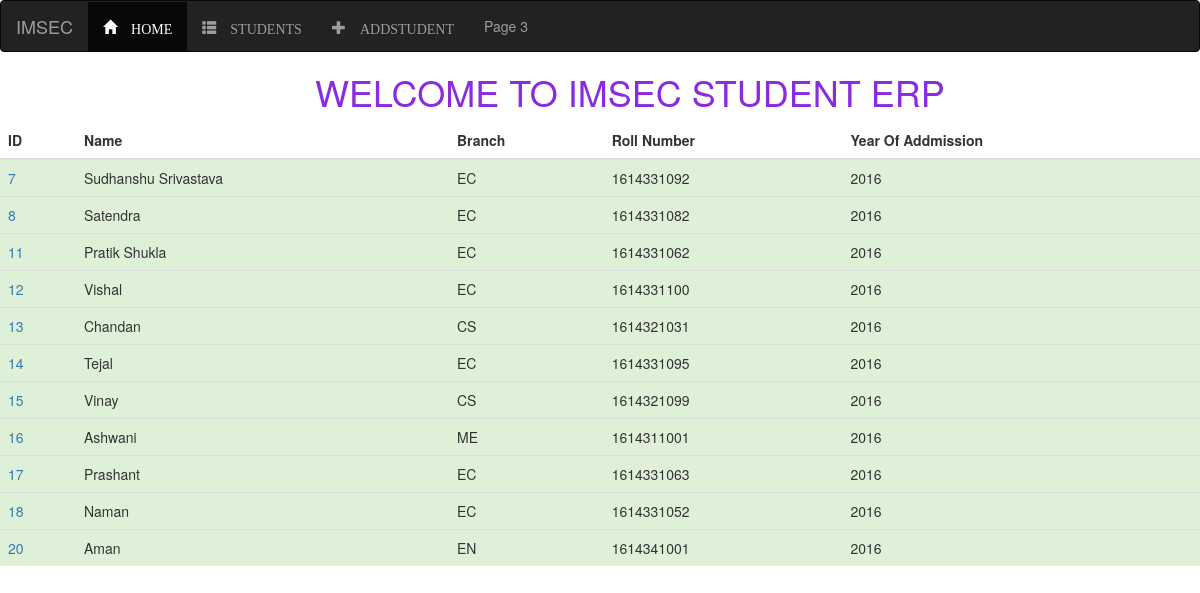
/student/GetAllStudents, run on the app's committed database.
### Student_Portal/models.py (models this page shows, shortened)
class Student(models.Model):
    name = models.CharField(max_length=100)
    branch = models.CharField(max_length=100)
    roll_no  = models.CharField(max_length=10)
    year_of_admissn = models.CharField(max_length=4)

### Student_Portal/views.py (the view)
# urls.py: path('GetAllStudents',views.GetAllStudents),
def GetAllStudents(request):
    if request.method == "GET":
        students = Student.objects.all()
        return render(request,'Student_Portal/allstudents.html',{'students':students})

### templates/Student_Portal/allstudents.html
{% extends "Student_Portal/index.html" %}
{% block content %}
<table class="table">
    <thead>
      <tr>
        <th>ID</th>
        <th>Name</th>
        <th>Branch</th>
        <th>Roll Number</th>
        <th>Year Of Addmission</th>
      </tr>
    </thead>
    <tbody>
        {% for student in students%}
      <tr class="success">
        <td><a href="/student/{{student.id}}">{{student.id}}</a></td>
        <td>{{student.name}}</td>
        <td>{{student.branch}}</td>
        <td>{{student.roll_no}}</td>
        <td>{{student.year_of_admissn}}</td>
      </tr>
        {% endfor %}
    </tbody>
  </table>
{% endblock %}

### templates/Student_Portal/index.html (shortened to what this page needs)
<!DOCTYPE html>
{%load static%}
<head>
    <link rel="stylesheet" href="{% static "css/minstyle.css" %}">
    <link rel="stylesheet" href="https://maxcdn.bootstrapcdn.com/bootstrap/3.4.1/css/bootstrap.min.css">
</head>
<body>
    <nav class="navbar navbar-inverse">
        <div class="container-fluid">
          <div class="navbar-header">
            <a class="navbar-brand" href="#">IMSEC</a>
          </div>
          <ul class="nav navbar-nav">
            <li class="active"><a href="/student"<i class="glyphicon glyphicon-home"></i> HOME</a></li>
            <li><a href="/student/GetAllStudents"<i class="glyphicon glyphicon-th-list"></i> STUDENTS</a></li>
            <li><a href="/student/AddStudent"<i class="glyphicon glyphicon-plus"></i> ADDSTUDENT</a></li>
            <li><a href="#">Page 3</a></li>
          </ul>
        </div>
      </nav>
    <h1 class="container-fluid col" style="margin-left: 300px;">WELCOME TO IMSEC STUDENT ERP</h1>
    {% block content %}{% endblock %}
</body>

### static/css/minstyle.css (style rules this page uses)
.col { color: blueviolet; }

### data on the page
Student: id "7", name "Sudhanshu Srivastava", branch "EC", roll_no "1614331092", year_of_admissn "2016"
Student: id "8", name "Satendra", branch "EC", roll_no "1614331082", year_of_admissn "2016"
Student: id "11", name "Pratik Shukla", branch "EC", roll_no "1614331062", year_of_admissn "2016"
Student: id "12", name "Vishal", branch "EC", roll_no "1614331100", year_of_admissn "2016"
Student: id "13", name "Chandan", branch "CS", roll_no "1614321031", year_of_admissn "2016"
Student: id "14", name "Tejal", branch "EC", roll_no "1614331095", year_of_admissn "2016"
Student: id "15", name "Vinay", branch "CS", roll_no "1614321099", year_of_admissn "2016"
Student: id "16", name "Ashwani", branch "ME", roll_no "1614311001", year_of_admissn "2016"
Student: id "17", name "Prashant", branch "EC", roll_no "1614331063", year_of_admissn "2016"
Student: id "18", name "Naman", branch "EC", roll_no "1614331052", year_of_admissn "2016"
Student: id "20", name "Aman", branch "EN", roll_no "1614341001", year_of_admissn "2016"
